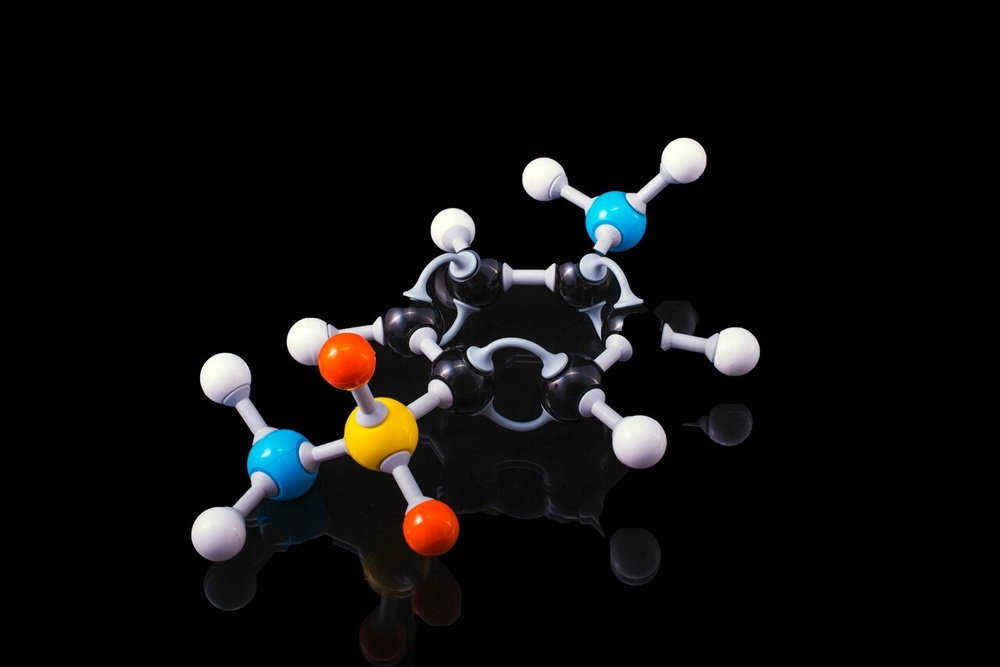
#> input picture Math Concepts/terry-vlisidis-RflgrtzU3Cw-unsplash.jpg, 1000 x 667 px, shrunk from 1280 x 854 before the run
$ jupyter execute 'LeonidG. - PCA Project.ipynb'   (shell and % lines are left out)
#> lines starting #> are read from the running program, lines starting #| are printed output that depends on the picture
[cell 1]
import numpy as np
import pandas as pd
import cv2 as cv
from sklearn.datasets import load_digits
from sklearn.preprocessing import StandardScaler
from sklearn.model_selection import train_test_split
from sklearn.linear_model import LogisticRegression
from sklearn.decomposition import PCA
from numpy.linalg import eig
from numpy.linalg import inv
from numpy import diag
import matplotlib.pyplot as plt

## Table of Contents
* [What are eigenvalues and eigenvectors?](#section_1_1)
    * [Definitions](#section_1_1)
* [What is the eigenbasis?](#section_2_1)
    * [Definition](#section_2_1)
* [What is the spectrum of a matrix??](#section_3_1)
    * [Definition](#section_3_1)
* [How do we compute the eigenvalues and eigenvectors of a matrix?](#section_4_1)
    * [Manual approach](#section_4_1)
    * [Computation with functions](#section_4_2)
    * [Matrix reconstruction](#section_4_3)
* [What is projection?](#section_5_1)
    * [Simple definition](#section_5_1)
    * [Mathematical representations of projection](#section_5_2)
    * [Compuation of the projection](#section_5_3)
    * [Projection presentation](#section_5_3)
 * [How does projection conserve shapes?](#section_6_1)
     * [Projections general overview](#section_6_1)
     * [Projections and benefits](#section_6_2)
 * [What is PCA?](#section_7_1)
     * [PCA - step by step (diagram)](#section_7_1)
     * [What are principal components?](#section_7_2)
     * [What is variance? What is explained variance?](#section_7_3)
     * [How do principal components relate to explained variance?](#section_7_3)
 * [How is PCA implemented?](#section_8_1)
     * [User case 1: Numbers classification](#section_8_1)
         * [Introduction](#section_8_1_1)
         * [Coding](#section_8_1_2)
         * [Info](#section_8_1_3)
         * [Conclusion](#section_8_1_4)
         * [Further into the matter](#section_8_1_5)
         * [Conclusion 2](#section_8_1_6)
     * [User case 2: Compress image using PCA](#section_9_1)
         * [Introduction](#section_9_1_1)
         * [Coding - step by step](#section_9_1_2)
         * [Coding - compression with loop](#section_9_1_3)
         * [Conclusion](#section_9_1_4)
 * [Resources](#section_10_1)
     * [Eigenvalues and eigenvectors](#section_10_1)
     * [Projection](#section_10_2)
     * [PCA](#section_10_3)
     * [Other](#section_10_4)


## Eigenvalues and eigenvectors definitions <a class="anchor" id="section_1_1"></a>
<b>Eigenvectors</b> are the vectors that when multiplied by a matrix (linear combination or transformation) result in another vector having the same direction but scaled (hence scaler multiple) in forward or reverse direction by a magnitude of the scaler multiple which can be termed as <b>Eigenvalue</b>. In simpler words, the eigenvalues are scalar values that represent the scaling factor by which a vector is transformed when a linear transformation is applied. In other words, eigenvalues are the values that scale eigenvectors when a linear transformation is applied.

### Properties:

- Eigenvectors are non-zero vectors: Eigenvectors cannot be zero vectors, as this would imply that the transformation has no effect on the vector.
 - Eigenvalues can be real or complex: Eigenvalues can be either real or complex numbers, depending on the matrix being analyzed.
 - Eigenvectors can be scaled: Eigenvectors can be scaled by any non-zero scalar value and still be valid eigenvectors.
 - Eigenvectors can be orthogonal: Eigenvectors that correspond to different eigenvalues are always orthogonal to each other.

### Use cases:

 - <b>Feature extraction</b>: Feature extraction is a process of identifying the most important features of a dataset that can be used to model and analyze the data. Eigenvalues and eigenvectors can be used to extract the most important features of a dataset by identifying the directions of maximum variation in the data.
 - <b>Principal component analysis (PCA)</b>: Principal component analysis (PCA) is a widely used technique for data dimensionality reduction that is based on the eigendecomposition of the covariance matrix of the data. PCA works by finding the eigenvectors and eigenvalues of the covariance matrix and using them to project the data onto a lower-dimensional space. The resulting projected data can then be used for further analysis, such as clustering or classification.
 - <b>Spectral Clustering</b>: Clustering is a process of grouping similar data points together based on some similarity metric. One kind of clustering known as spectral clustering makes use of the concept of Eigenvalues and Eigenvectors. Spectral clustering is a graph-based clustering method that uses the eigenvalues and eigenvectors of the similarity matrix of the data points to partition the data into clusters.

## Eigenbasis definition <a class="anchor" id="section_2_1"></a>
An eigenbasis is a basis in which every vector is an eigenvector.<br>
<b>Example:</b>
We have a matrix A:
$$A=
  \begin{bmatrix}
    0 & 1 \\
    -2 & -3
  \end{bmatrix}$$
 The eigenvalues are respectively: $\lambda = -2 ; \lambda = -1$ <br>
 In this particular case the following two vectors belong to eigenbasis:<br>
 $$
  \begin{bmatrix}
    1 \\
    -1
  \end{bmatrix}  \begin{bmatrix}
    2 \\
    -2
  \end{bmatrix}$$

##  Spectrum of a matrix definition <a class="anchor" id="section_3_1"></a>
From $A\vec{x} = \lambda\vec{x}$ we are going to find out that there is a finite number of eigenvalues ($\lambda$). Those could be doneted as: $\Lambda(A)  = \{ \lambda_0,\lambda_1...\lambda_n \}$ and represent the set of all eigenvalues coresponding to matrix A.That is known as <b>spectrum of a matrix A.</b>
The <b>spectral radius of matrix A</b> is the maxmimum absolute value of the eigenvalues:
$$ \rho (A)=\max \left\{|\lambda _{1}|,\dotsc ,|\lambda _{n}|\right\}$$

## Eigenvalues and eigenvectors computation - Manual approach <a class="anchor" id="section_4_1"></a>

Let's start from the definition: An eigenvector is a nonzero vector that satisfies the equation $A\vec{x} = \lambda\vec{x}$ where A is a square matrix (2, 2) or (3, 3), $\lambda$ is a scalar, and $\vec{x}$ is the eigenvector. $\lambda$ is called an eigenvalue. It is important to note that $x \neq 0$ and $\lambda \in R$. <br>
<b>Example:</b>
$$A=
  \begin{bmatrix}
    0 & 1 \\
    -2 & -3
  \end{bmatrix}$$
We put the identity matrix on the right  $\lambda I \vec{x}$. The identity matrix does not change anything. It is just a multiplication by 1.

$$I=
  \begin{bmatrix}
    1 & 0 \\
    0 & 1
  \end{bmatrix}$$
$A\vec{x} - \lambda I \vec{x} = 0$ <br>
$\vec{x}(A - \lambda I ) = 0$. Now let's call $A - \lambda I$ a new matrix <b>B</b>. The equation suggests that if we multiply <b>B</b> with $\vec{x}$ (which we set to be  $x \neq 0$) we get 0. This means that <b>B</b> is not invertable. Furthermore $ \det(A - \lambda I) = 0 $. We can check it

$$
  \begin{bmatrix}
    0 & 1 \\
    -2 & -3
  \end{bmatrix} - \begin{bmatrix}
    \lambda & 0 \\
    0 & \lambda
  \end{bmatrix} = \begin{bmatrix}
    -\lambda & 1 \\
    -2  & -3\lambda
  \end{bmatrix} = 3\lambda + \lambda^2 + 2 = 0
  $$ <br>
  $$(\lambda + 2) (\lambda + 1 ) = 0$$
  This gives us the roots (Eigenvalues) which are $\lambda = -2 ; \lambda = -1$ <br>
  Now we can find the corresponding eigenvectors: <br>
  Example: $\lambda = -1$<br>
  $$
  \begin{bmatrix}
    0 & 1 \\
    -2 & -3
  \end{bmatrix}\begin{bmatrix}
    x_1  \\
    x_2
  \end{bmatrix}= -1\begin{bmatrix}
    x_1  \\
    x_2
  \end{bmatrix}$$
   = $$\begin{array}{lcl} x_2 & = & - x_1 \\ 2x_1 - 3x_2 & = & -x_2 \end{array}$$
    = $$\begin{array}{lcl} -2 x_1 & = & 2x_2  \end{array}$$
    = $$\begin{array}{lcl} x_1 & = & - x_2  \end{array}$$
 At this point we can use any vector that setisfies $\begin{array}{lcl} x_1 & = & - x_2  \end{array}$. A couple of examples:$$
  \begin{bmatrix}
    1 \\
    -1
  \end{bmatrix} or \begin{bmatrix}
    2 \\
    -2
  \end{bmatrix}$$

## Eigenvalues and eigenvectors computation with functions <a class="anchor" id="section_4_2"></a>

[cell 2]
def calc_w_v(matrix):
    '''
    The function expects a matrix NxN in np.array format
    Return format is tuple of two elements that are eigenvalues and eigenvectors
    '''
    w,v=eig(matrix)
    return w, v

def reconstruct_matrix(vectors, values):
    '''
    The function expects eigenvalues and eigenvectors as input params
    Creates inverse of eigenvectors matrix
    Creates diagonal matrix from eigenvalues
    Reconstructs the original matrix
    Return value is a matrix in np.array format
    '''
    inverse_vectors = inv(vectors)
    diagonal_matrix = diag(values)
    diagonal_matrix = vectors.dot(diagonal_matrix).dot(inverse_vectors)
    return diagonal_matrix

[cell 3]
#Examples of eigenvalues and eigenvectors computation:
two_by_two = calc_w_v(np.array([[0, -2], [1, -3]]))
print(f"Eigenvalues: {two_by_two[0]}")
print(f"Eigenvectors: {two_by_two[1]}")
three_by_three = calc_w_v(np.array([[2, 2, 4], [1, 3, 5], [2, 3, 4]]))
print(f"Eigenvalues: {three_by_three[0]}")
print(f"Eigenvectors: {three_by_three[1]}")

## Original matrix reconstructions <a class="anchor" id="section_4_3"></a>

[cell 4]
print(reconstruct_matrix(two_by_two[1], two_by_two[0]))
print(reconstruct_matrix(three_by_three[1], three_by_three[0]))

## Projection definition in terms of vectors<a class="anchor" id="section_5_1"></a>
Projection is some vector in L where  $\vec v1$ - $Proj_L(\vec v1)$ is orthogonal to L. <br>Let's look at the following diagam that represents an imaginary scenario:

## Mathematical representations of projection <a class="anchor" id="section_5_2"></a>
Known things: <br>
By definition we know that $$Proj_L(\vec v1) = c \vec v$$ <br>
We also know that the lenght of $$EF = \vec v1 - Proj_L(v1)$$ <br>
Now we can rewrite the projection to: $$(\vec v1 -c \vec v)\vec v = 0$$
= $$\vec v1\vec v - c \vec v \vec v = 0$$
= $$\vec v1\vec v = c \vec v \vec v$$
= $$  c =  \frac {\vec v1\vec v} {\vec v \vec v}$$
Though we see 4 vectors in the last equation, the final result (C) will be a number. Now going back to the projection, we now have the following:
$$Proj_L(\vec v1) = c \vec v = (\frac {\vec v1\vec v} {\vec v \vec v}) \vec v$$
In simple terms, we scale $\vec v$ to find out the projection of $\vec v1 $ on L.

## Projection computation<a class="anchor" id="section_5_3"></a>
Data at the beginning:
$$v = \begin{bmatrix} 2  \\ 1 \end{bmatrix}$$ <br>
$$v1 = \begin{bmatrix} 2  \\ 3 \end{bmatrix}$$ <br>
$$L = \{c\vec{v}\}\vert c\in\mathbb{R}$$
The main forumula:
$$Proj_L(\vec v1) = c \vec v = (\frac {\vec v1\vec v} {\vec v \vec v}) \vec v$$
Actual computation:
$$Proj_L(\vec v1) = \frac{\begin{bmatrix} 2  \\ 3 \end{bmatrix} \begin{bmatrix} 2  \\ 1 \end{bmatrix}}{\begin{bmatrix} 2  \\ 1 \end{bmatrix} \begin{bmatrix} 2  \\ 1 \end{bmatrix}}\begin{bmatrix} 2  \\ 1 \end{bmatrix}$$
 $$ =\frac{7}{5}\begin{bmatrix} 2  \\ 1 \end{bmatrix}$$
 $$ = \begin{bmatrix} \frac{14}{5}  \\ \frac{7}{5} \end{bmatrix}$$
  $$ = \begin{bmatrix} 2.8  \\ 1.4 \end{bmatrix}$$

## Projection presentation<a class="anchor" id="section_5_4"></a>

[cell 5]
fig = plt.figure(figsize=(5,5))
ax = fig.add_subplot(111)
v = np.array([2 ,  1])
v1 = np.array([2 ,  3])
v1_proj = (np.dot(v1, v) / np.dot(v, v)) * v
scale_factor = 0.5
ax.quiver(0, 0, v[ 0], v[1 ], color='r', angles='xy', scale_units='xy', scale=1, label="v")
ax.quiver(0, 0, v1[ 0], v1[1 ], color='g', angles='xy', scale_units='xy', scale=1, label="v1")
ax.quiver(0, 0, v1_proj[ 0], v1_proj[1 ], color='b', angles='xy', scale_units='xy', scale=1, label="v1 Projection")
ax.set_xlim([-8,  8])
ax.set_ylim([-8,  8])
ax.set_xlabel('X')
ax.set_ylabel('Y')
plt.title('Projection presentation')
plt.grid()
leg = plt.legend(loc= 'upper left')
plt.show()
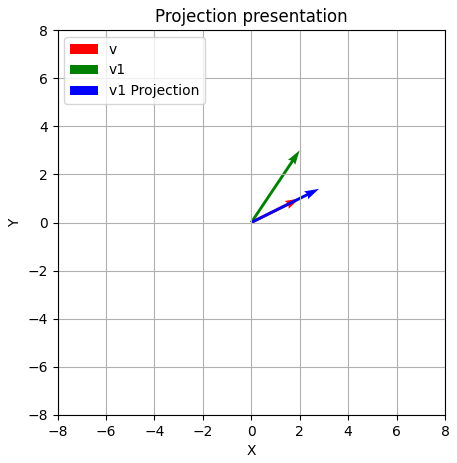
#> figure drawn by matplotlib, 1 panel

## Projections general overview<a class="anchor" id="section_6_1"></a>
Projections are mathematical calculations that allow us to draw the round or curvy objects on a flat screen or piece of paper. For example, drawing a map of the planet Earth on a sheet of paper would be a use case.

Every attempt to draw a map of the planet Earth deforms the final result to some degree. It is impossible to represent a curved surface on a flat one screen without stretching, skewing, deforming it in some way. Map projections apply this distortion in a systematic way that allows us to control where and how it happens.

## Projections and benefits<a class="anchor" id="section_6_2"></a>

- Conformal projection is one in which every angle between two curves that cross each other is preserved in the image of the projection. This approach preerves the shapes of features. But the cost of this quality is the distortion of areas and distances.

- Equal area projections preserve area, at the expense of angles, so the shapes of some places appear skewed. A map based on equal area projection would show regions that are the same size on the Earth the same size on the map but may distort the shape, angle, and/or scale

- This Mollewide Projection map correctly shows the areas of features with relation to each other but distorts the shapes of features.

- Equidistant projections preserve distances, although only from certain points or along certain lines on the map.

## What is PCA <a class="anchor" id="chapter7"></a>
PCA or Principal component analysis is a dimensionality reduction method that is used to reduce the dimensionality of large data sets.This is done by transforming larger sets of variables into a smaller ones that still contains most of the information in the larger sets. <br>
As expected decreasing the number of dimensions (variables) in a data set affects some aspects of the accuracy. The main goal of PCA is to trade accuracy for simplicity. This is because smaller data sets are easier to explore and visualize.

### PCA step by step<a class="anchor" id="section_7_1"></a>

### What are principal components?<a class="anchor" id="section_7_2"></a>
Principal components are new variables that are constructed as linear combinations or mixtures of the initial variables. These combinations are done in such a way that the new variables (i.e., principal components) are uncorrelated and most of the information within the initial variables is squeezed or compressed into the first components. So, the idea is 15-dimensional data gives you 15 principal components, but PCA tries to put maximum possible information in the first component, then maximum remaining information in the second and so on until there is something to put.

### What is variance? What is explained variance?<a class="anchor" id="section_7_3"></a>
The term <b>variance</b> refers to a statistical measurement of the spread between numbers in a data set. More specifically, variance measures how far each number in the set is from the mean (average), and thus from every other number in the set</br></br>
<b>Explained variance</b> is a statistical measure of how much variation in a dataset can be attributed to each of the principal components (eigenvectors) generated by the principal component analysis (PCA) method. In very basic terms, it refers to the amount of variability in a data set that can be attributed to each individual principal component. In other words, it tells us how much of the total variance is “explained” by each component.

### How do principal components relate to explained variance?<a class="anchor" id="section_7_4"></a>
The total variance is the sum of variances of all individual principal components. The fraction of variance explained by a principal component is the ratio between the variance of that principal component and the total variance.

## Use case 1: Numbers classification <a class="anchor" id="section_8_1"></a>

### Introduction<a class="anchor" id="section_8_1_1"></a>
We have a task in which we have to classify hand written numbers. The input is similar to the following image:<br> What is shown on the image needs to be turned to <b>0 1 2 9 </b>. Represenation of one number is as follows:

What we have on the second image is a random number represented in an 8x8 square. In the matrix on the right we see numbers that represent the color of any particular pixel. Zero is black and any number higher than 0 is approaching white.<br><br> In other words we have 64 pixel in the matrix and each one of those pixel has a number. What makes an impression is that <u>some numbers </u>do not play a significant role in defining the shape of the number. More specifically those are the zeros - the black color. <br><br>
Based on an intuition we may say that if we disregard the black color, we would still be able to classify the number. We can put it this way, even with a fewer number of components we may achieve the same result. <br><br>
<b>Important</b> - those 64 pixels in the matrix are our 64 components<br><br>
Reducing the number of components would guarantee the following benefits:

 - Faster model training and less computing resources
 - Data visualization becomes possible if the number of dimensions is up to 3
 - The data get denoised and compressed

### Coding<a class="anchor" id="section_8_1_2"></a>

[cell 6]
# Step 1 - load the data set
dataset = load_digits()

# Step 2 - check the shape - we have 1797 samples and 64 columns
dataset.data.shape

[cell 7]
# Step 3 - plot a random number
# Requirements - the first (or any) element of the dataset is one dimensional array. Since this is np array, we can use
# reshape method to turn the original array into two dimensions 8x8 array. We pass the latter to plt.matshow
plt.gray()
plt.matshow(dataset.data[0].reshape(8,8))
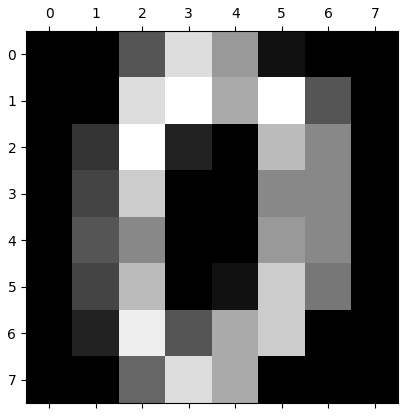
#> figure drawn by matplotlib, 1 panel

[cell 8]
# Step - 4 check the target
# Details : the format of dataset is dictionary. We can check its keys by calling .keys() method. The we can call
# the target directly. As we can see the lenght of target matches the number of samples we have. The unique values
# are between 0 and 9 which means that any sample in those 1797 is a number in the following range(0, 10). This
# range is our classes
print(dataset.keys())
dataset.target
print(len(dataset.target))
np.unique(dataset.target)

[cell 9]
# Step - 5 create dataframe and assign feature_name
# We also check the description of the dataframe. Here we see min and max values and also the values of the
# pixels that carry information is between 0 and 16.
df = pd.DataFrame(dataset.data, columns=dataset.feature_names)
df.describe()

[cell 10]
# Step - 6 create X and Y axis
x = df # This is the entire dataframe
y = dataset.target # Those are number from 0 to 9 - the classes

[cell 11]
# Step - 7 scale the features (mean 0, variance 1)
# We scale the features in order to avoid unrealistic results
scaler = StandardScaler()
x_scaled = scaler.fit_transform(x)

[cell 12]
# Step - 8 - split data to test and train sets
# Important params: test_size=0.2 means - 80% for training and 20% for tests (70/30 is also acceptable);
# random_state - Controls the shuffling applied to the data before applying the split
x_train, x_test, y_train, y_test = train_test_split(x_scaled, y, test_size=0.2, random_state=30)

[cell 13]
# Step - 9 - train the model
# Here we create the model and then pass the train set
# The score (accuracy) can be checked by passing the test set
model = LogisticRegression()
model.fit(x_train, y_train)
model.score(x_test, y_test)

[cell 14]
# Step - 10 - build PCA - by passing a percentage
# This approach forces PCA toread 95% of the useful features and create new dimensions
percentage = 0.95
pca = PCA(percentage)
x_pca = pca.fit_transform(x)
x_pca.shape #There will be significant difference between x.shape and x_pca.shape
pca.explained_variance_ratio_

### Info: <a class="anchor" id="section_8_1_3"></a>
In step 9 we saw that PCA calculated new dimensions for us. The total number dropped from 64 (<i>x.shape</i>) to 29 (<i>x_pca.shape</i>). Another way to check the number of components is by calling <i>pca.n_components</i>. <br><br> Looking at <u>pca.explained_variance_ratio_</u> we can see those new dimensions and how much variance each column carries. In other words what percentage of the useful information is included. Example:

- PC1 - 14.89%
- PC2 - 13.61%
- PC3 - 11.79%

[cell 15]
# Step - 11 - train the model again using ther NEW dataframe
x_pca_train, x_pca_test, y_pca_train, y_pca_test = train_test_split(x_pca, y, test_size=0.2, random_state=30)
model_pca = LogisticRegression(max_iter=1000)
model_pca.fit(x_pca_train, y_pca_train)
model_pca.score(x_pca_test, y_pca_test)

### Conclusion: <a class="anchor" id="section_8_1_4"></a>
The shape of the origianl dataset was 1797x64. We have trained a mode with it and achieved 97.22% accuracy. Then we build PCA requesting 95% of the useful information and ended up with more than twice less dimensions and what is more important - the overall accuracy was kept almost intact - 96,94%

### Further into the matter <a class="anchor" id="section_8_1_5"></a>

[cell 16]
# Step - 12 - build PCA with 2 components, train the model and test the accuracy
number_of_components = 2
pca_2 = PCA(n_components= number_of_components)
x_pca_2 = pca_2.fit_transform(x)
x_pca_2.shape
x_pca_2_train, x_pca_2_test, y_pca_2_train, y_pca_2test = train_test_split(x_pca_2, y, test_size=0.2, random_state=30)
model_pca = LogisticRegression(max_iter=1000)
model_pca.fit(x_pca_2_train, y_pca_2_train)
model_pca.score(x_pca_2_test, y_pca_2test)

[cell 17]
# Step - 13 - plot the principal components
plt.scatter(x_pca_2[:, 0], x_pca_2[:, 1], c=dataset.target, cmap="Paired")
plt.colorbar()

[cell 18]
# Step - 14 - build PCA with 3 components, train the model and test the accuracy
number_of_components = 3
pca_3 = PCA(n_components= number_of_components)
x_pca_3 = pca_3.fit_transform(x)
x_pca_3.shape
x_pca_3_train, x_pca_3_test, y_pca_3_train, y_pca_3_test = train_test_split(x_pca_3, y, test_size=0.2, random_state=30)
model_pca = LogisticRegression(max_iter=1000)
model_pca.fit(x_pca_3_train, y_pca_3_train)
model_pca.score(x_pca_3_test, y_pca_3_test)

[cell 19]
# Step - 15 - plot the principal components
fig = plt.figure()
ax = fig.add_subplot(projection='3d')
ax.scatter(x_pca_3[:,0], x_pca_3[:,1], x_pca_3[:,2], c=dataset.target, cmap="Paired")
plt.show()

### Conclusion 2: <a class="anchor" id="section_8_1_6"></a>
In the last two examples we saw that building PCA using exact components rather than 'asking' for a percentage of the useful information affects the accuracy. This is the trade mentioned in <i>What is PCA?</i> section. Since we are 'locked' in 3 dimensions, we tested what happens with 2 and 3 dimensions and saw that the accuracy increased from 60.83% to 67.5% when switched from 2 to 3 dimensions.

## Use case 2: Compress image using PCA <a class="anchor" id="section_9_1"></a>

### Introduction: <a class="anchor" id="section_9_1_1"></a>
In this case we will take a random image with relatively high resolution and compress it using principal component analysis. During the process we will split the RGB channels and compress them separately. Then we will reconstruct each channel individually and merge all 3 of them. This will happen step by step. Finally we will build a logic that will perform all the operations in loop

### Coding - step by step: <a class="anchor" id="section_9_1_2"></a>

[cell 20]
# Step - 1 Load the image and convert the BGR scheme to RGB
# imgread - reads the image
# cvtColor - converts BGR to RGB
file_name = 'terry-vlisidis-RflgrtzU3Cw-unsplash.jpg'
image_3d = cv.cvtColor(cv.imread(file_name), cv.COLOR_BGR2RGB)
#> (the rest of the program and of its run is left out)
